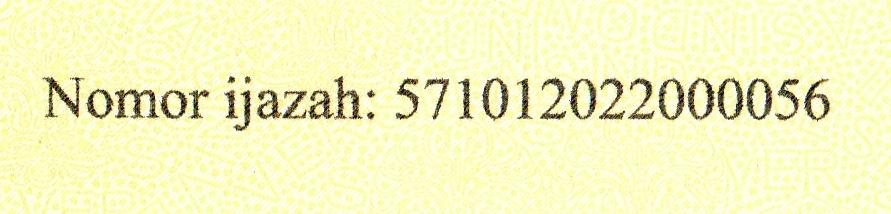
#> input picture results/numbers/01_HighQuality_Enhanced_number_crop.jpg, 891 x 214 px; its folder holds only this picture in this run
$ python enhance_all_numbers.py
#> lines starting #> are read from the running program, lines starting #| are printed output that depends on the picture; after the words box and inside, x2 and y2 are one past the last pixel; in counts of white or black regions, pixels touching at a corner belong together
from pathlib import Path
import cv2
import numpy as np


input_folder = Path("results/numbers")

output_folders = {
    "grayscale": Path("results/numbers/grayscale"),
    "brightness": Path("results/numbers/brightness"),
    "contrast": Path("results/numbers/contrast"),
    "histogram": Path("results/numbers/histogram")
}

for folder in output_folders.values():
    folder.mkdir(parents=True, exist_ok=True)


crop_files = sorted(input_folder.glob("*_number_crop.jpg"))


for image_path in crop_files:

    image = cv2.imread(str(image_path))
#> image is the input picture: shape (214, 891, 3); mean B, G, R 192.9, 243.2, 243.8

    # Grayscale
    gray = cv2.cvtColor(image, cv2.COLOR_BGR2GRAY)
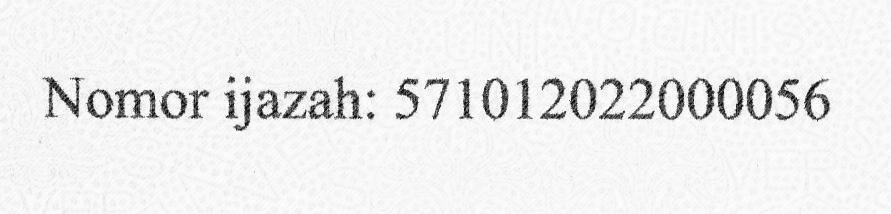
#> gray: shape (214, 891); min 0, max 254, mean 237.6

    # Brightness Adjustment
    brightness = cv2.convertScaleAbs(
        gray,
        alpha=1.0,
        beta=30
    )
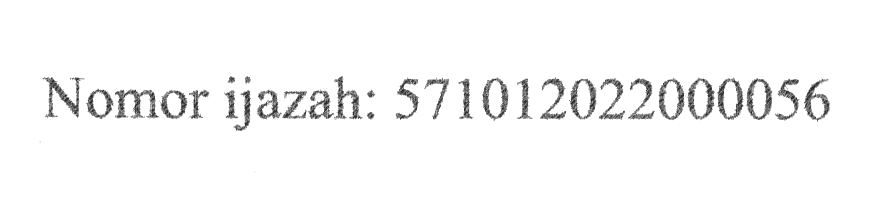
#> brightness: shape (214, 891); min 30, max 255, mean 247.6

    # Contrast Stretching
    min_value = np.min(gray)
#> min_value = 0
    max_value = np.max(gray)
#> max_value = 254

    if max_value > min_value:
        contrast = (
            (gray - min_value)
            * 255
            / (max_value - min_value)
        ).astype(np.uint8)
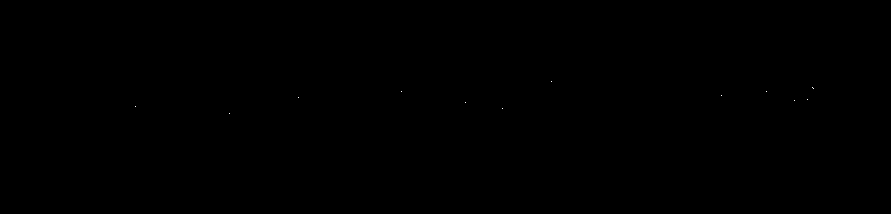
#> contrast: shape (214, 891); values 0 (black) and 1 (white), 0.01% white in thin lines or dots, all inside (x1, y1, x2, y2) = (135, 81, 814, 114)
    else:
        contrast = gray.copy()

    # Histogram Equalization
    histogram = cv2.equalizeHist(gray)
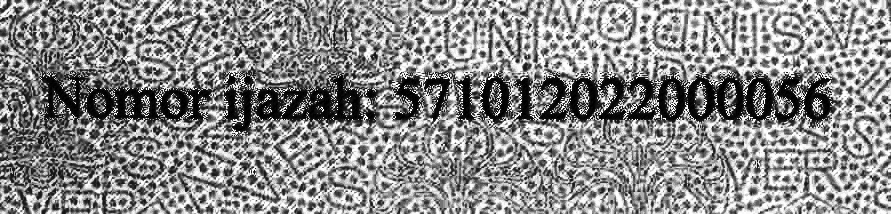
#> histogram: shape (214, 891); min 0, max 255, mean 137.9

    filename = image_path.stem + ".jpg"

    cv2.imwrite(
        str(output_folders["grayscale"] / filename),
        gray
    )

    cv2.imwrite(
        str(output_folders["brightness"] / filename),
        brightness
    )

    cv2.imwrite(
        str(output_folders["contrast"] / filename),
        contrast
    )

    cv2.imwrite(
        str(output_folders["histogram"] / filename),
        histogram
    )


print("Jumlah crop yang diproses:", len(crop_files))

$ run again, on results/numbers/07_ColorShift_WarmTint_number_crop.jpg
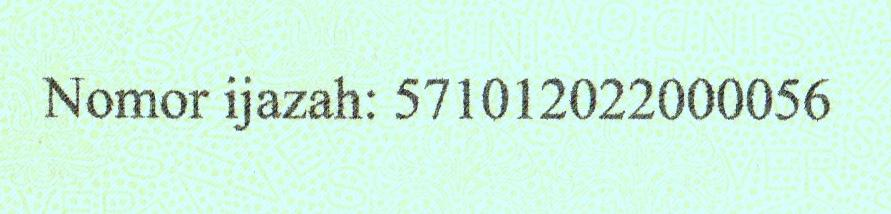
#> input picture results/numbers/07_ColorShift_WarmTint_number_crop.jpg, 891 x 214 px
#> image is the input picture: shape (214, 891, 3); mean B, G, R 226.5, 244.4, 208.3
#> `brightness = cv2.convertScaleAbs( gray, alpha=1.0, beta=30 )`:
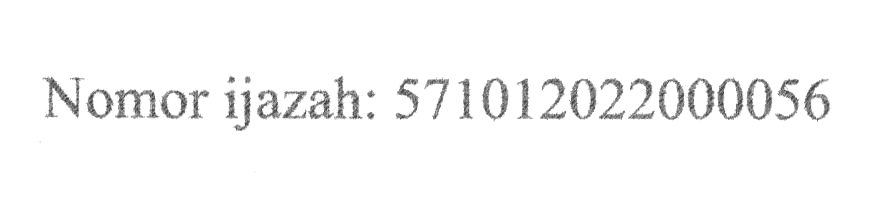
#> brightness: shape (214, 891); min 48, max 255, mean 248.4
#> min_value = 18
#> max_value = 253
#> contrast: shape (214, 891); values 0 (black) and 1 (white), 0.08% white in thin lines or dots, all inside (x1, y1, x2, y2) = (52, 79, 828, 125)
#> `histogram = cv2.equalizeHist(gray)`:
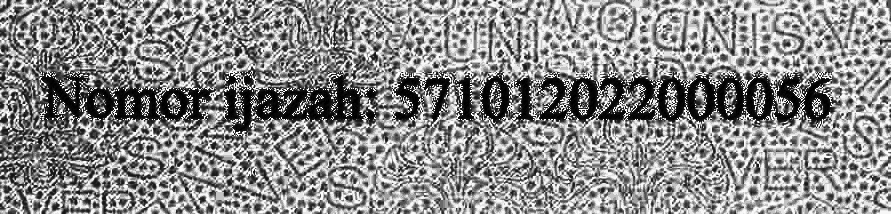
#> histogram: shape (214, 891); min 0, max 255, mean 138.4

$ run again, on results/numbers/08_JPEGCompression_Artifacts_number_crop.jpg
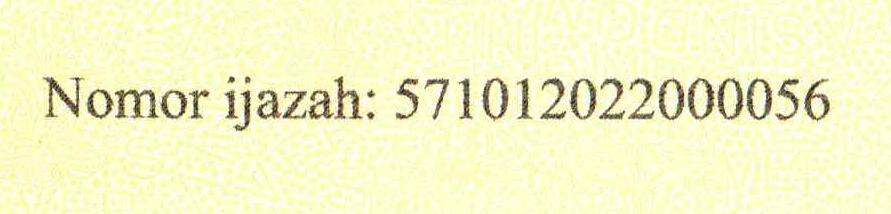
#> input picture results/numbers/08_JPEGCompression_Artifacts_number_crop.jpg, 891 x 214 px
#> image is the input picture: shape (214, 891, 3); mean B, G, R 199.6, 244.4, 244.2
#> `brightness = cv2.convertScaleAbs( gray, alpha=1.0, beta=30 )`:
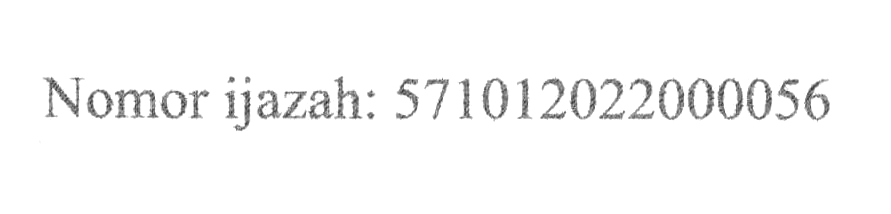
#> brightness: shape (214, 891); min 37, max 255, mean 248.8
#> min_value = 7
#> max_value = 254
#> contrast: shape (214, 891); values 0 (black) and 1 (white), 0% white in thin lines or dots, all inside (x1, y1, x2, y2) = (109, 99, 795, 102)
#> `histogram = cv2.equalizeHist(gray)`:
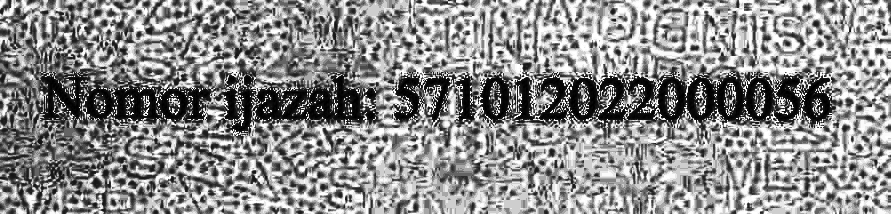
#> histogram: shape (214, 891); min 0, max 255, mean 139.5

$ run again, on results/numbers/02_LowContrast_number_crop.jpg
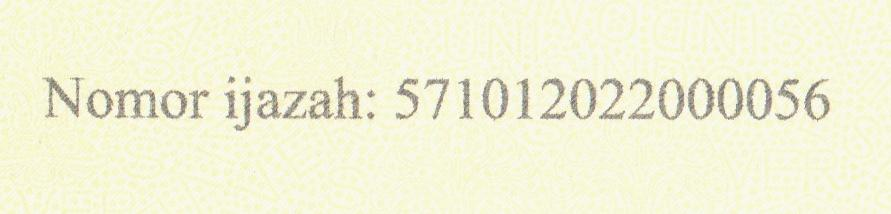
#> input picture results/numbers/02_LowContrast_number_crop.jpg, 891 x 214 px
#> image is the input picture: shape (214, 891, 3); mean B, G, R 215.4, 242.8, 243.1
#> min_value = 96
#> max_value = 255
#> `contrast = ( (gray - min_value) * 255 / (max_value - min_value) ).asty..`:
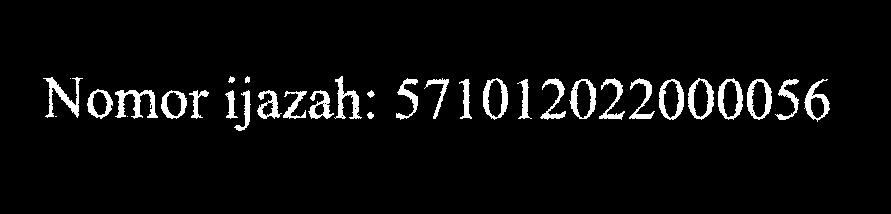
#> contrast: shape (214, 891); values 0 (black) and 1 (white), 4.8% white; 33 white regions (3 under 20 px), largest, box (x1, y1, x2, y2) and area: (115, 90, 158, 119) 548, (43, 77, 83, 118) 511, (688, 78, 714, 120) 434
#> `histogram = cv2.equalizeHist(gray)`:
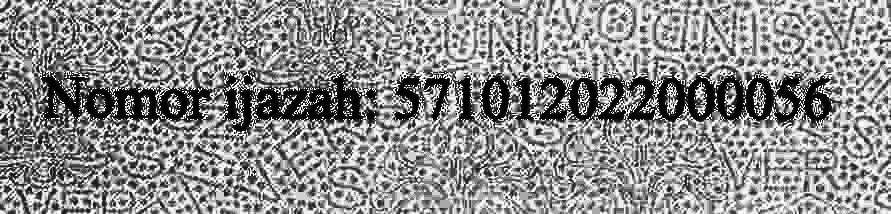
#> histogram: shape (214, 891); min 0, max 255, mean 141.3
